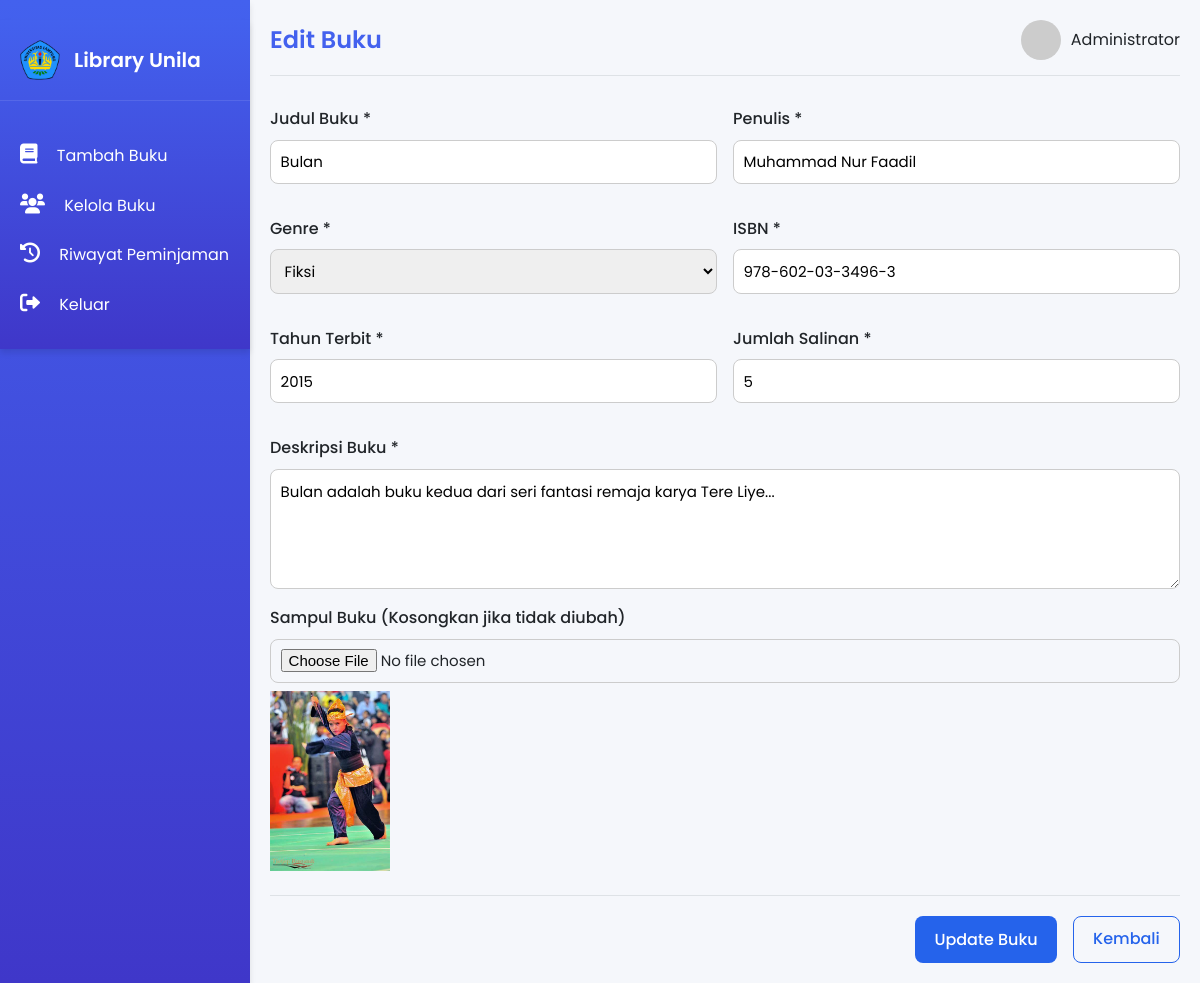
The page /admin/editbuku.php?id=1 (signed in) on the database its author committed.
### tables this page shows
CREATE TABLE `books` (
  `id` int(11) NOT NULL,
  `title` varchar(255) NOT NULL,
  `author` varchar(100) NOT NULL,
  `genre` varchar(50) NOT NULL,
  `isbn` varchar(20) NOT NULL,
  `published_year` year(4) NOT NULL,
  `description` text NOT NULL,
  `cover_image` varchar(255) DEFAULT 'default.jpg',
  `total_copies` int(11) NOT NULL DEFAULT 1,
  `available_copies` int(11) NOT NULL DEFAULT 1
);

### admin/editbuku.php (the view, shortened to what this page needs)
<?php
include '../db.php';
$id = $_GET['id'];
$query = "SELECT * FROM books WHERE id = $id";
$result = mysqli_query($conn, $query);
$book = mysqli_fetch_assoc($result);
?>
<!DOCTYPE html>
<html lang="id">
<head>
    <link rel="stylesheet" href="css/main.css">
    <link rel="stylesheet" href="css/editbuku.css">
    <link rel="stylesheet" href="https://cdnjs.cloudflare.com/ajax/libs/font-awesome/6.0.0-beta3/css/all.min.css">
</head>
<body>
    <div class="container">
        <div class="sidebar" id="sidebar-placeholder"></div>
        <div class="main-content">
            <div class="header">
                <h2>Edit Buku</h2>
                <div class="user-info">
                    <img src="https://randomuser.me/api/portraits/men/41.jpg" alt="Admin">
                    <div>
                        <p>Administrator</p>
                    </div>
                </div>
            </div>
            <div class="content">
                <form action="proses_editbuku.php" method="POST" enctype="multipart/form-data">
                    <div class="form-grid">
                        <div class="form-group">
                            <label for="title">Judul Buku *</label>
                            <input type="text" id="title" name="title" value="<?php echo htmlspecialchars($book['title']); ?>" required>
                        </div>
                        <div class="form-group">
                            <label for="author">Penulis *</label>
                            <input type="text" id="author" name="author" value="<?php echo htmlspecialchars($book['author']); ?>" required>
                        </div>
                    </div>
                    <div class="form-grid">
                        <div class="form-group">
                            <label for="genre">Genre *</label>
                            <select id="genre" name="genre" required>
                                <?php
                                $genres = ["Fiksi", "Non-Fiksi", "Sains", "Sejarah", "Teknologi", "Sastra", "Pendidikan", "Anak-anak", "Romansa", "Fantasi", "Lainnya"];
                                foreach ($genres as $g) {
                                    $selected = ($book['genre'] === $g) ? "selected" : "";
                                    echo "<option value=\"$g\" $selected>$g</option>";
                                }
                                ?>
                            </select>
                        </div>
                        <div class="form-group">
                            <label for="isbn">ISBN *</label>
                            <input type="text" id="isbn" name="isbn" value="<?php echo htmlspecialchars($book['isbn']); ?>" required>
                        </div>
                    </div>
                    <div class="form-grid">
                        <div class="form-group">
                            <label for="published_year">Tahun Terbit *</label>
                            <input type="number" id="published_year" name="published_year" value="<?php echo $book['published_year']; ?>" min="1900" max="<?php echo date('Y'); ?>" required>
                        </div>
                        <div class="form-group">
                            <label for="total_copies">Jumlah Salinan *</label>
                            <input type="number" id="total_copies" name="total_copies" value="<?php echo $book['total_copies']; ?>" min="1" required>
                        </div>
                    </div>
                    <div class="form-group">
                        <label for="description">Deskripsi Buku *</label>
                        <textarea id="description" name="description" rows="4" required><?php echo htmlspecialchars($book['description']); ?></textarea>
                    </div>
                    <div class="form-group">
                        <label for="cover_image">Sampul Buku (Kosongkan jika tidak diubah)</label>
                        <input type="file" name="cover_image" accept="image/*">
                        <div class="preview-image">
                            <img src="../images/<?php echo htmlspecialchars($book['cover_image']); ?>" alt="Sampul saat ini" width="120">
                        </div>
                    </div>
                    <div class="btn-container">
                        <button type="submit" class="btn btn-primary">Update Buku</button>
                        <a href="kelolabuku.php" class="btn btn-outline">Kembali</a>
                    </div>
                </form>
            </div>
        </div>
    </div>
</body>
</html>

### admin/css/main.css (style rules this page uses)
* { margin: 0; padding: 0; box-sizing: border-box; font-family: 'Poppins', sans-serif; }
:root { --primary: #4361ee; --secondary: #3f37c9; --success: #4cc9f0; --light: #f8f9fa; --dark: #212529; --gray: #6c757d; --light-gray: #e9ecef; --border: #dee2e6; --shadow: 0 4px 6px rgba(0, 0, 0, 0.1); --radius: 8px; }
body { background-color: #f5f7fb; color: var(--dark); line-height: 1.6; scrollbar-width: none; }
.container { display: flex; min-height: 100vh; }
.sidebar { width: 250px; background: linear-gradient(180deg, var(--primary), var(--secondary)); color: white; padding: 20px 0; box-shadow: var(--shadow); }
.main-content { flex: 1; padding: 20px; overflow-x: hidden; overflow-y: hidden; }
.header { display: flex; justify-content: space-between; align-items: center; margin-bottom: 30px; padding-bottom: 15px; border-bottom: 1px solid var(--border); }
.header h2 { color: var(--primary); font-weight: 600; }
.user-info { display: flex; align-items: center; }
.user-info img { width: 40px; height: 40px; border-radius: 50%; object-fit: cover; margin-right: 10px; }
.form-grid { display: grid; grid-template-columns: repeat(auto-fit, minmax(300px, 1fr)); gap: 20px; margin-bottom: 20px; }
.form-group label { display: block; margin-bottom: 8px; font-weight: 500; color: var(--dark); }
.form-group input, .form-group select, .form-group textarea { width: 100%; padding: 12px 15px; border: 1px solid var(--border); border-radius: var(--radius); font-size: 15px; transition: 0.3s ease; }
.form-group textarea { min-height: 120px; resize: vertical; }
.btn-container { display: flex; justify-content: flex-end; gap: 15px; margin-top: 30px; padding-top: 20px; border-top: 1px solid var(--border); }
.btn { padding: 12px 25px; border-radius: var(--radius); font-weight: 500; cursor: pointer; transition: 0.3s ease; font-size: 16px; border: none; }
.btn-primary { background-color: var(--primary); color: white; }
.btn-outline { background-color: transparent; border: 1px solid var(--border); color: var(--gray); }

### admin/css/editbuku.css (style rules this page uses)
.form-grid { display: grid; grid-template-columns: 1fr 1fr; gap: 1rem; margin-bottom: 1rem; }
.form-group { display: flex; flex-direction: column; margin-bottom: 1rem; }
.form-group label { margin-bottom: 0.5rem; font-weight: 500; }
.form-group input, .form-group select, .form-group textarea { padding: 0.6rem; border: 1px solid #ccc; border-radius: 8px; }
.btn-container { display: flex; gap: 1rem; margin-top: 1rem; }
.btn { padding: 0.6rem 1.2rem; border: none; border-radius: 8px; text-decoration: none; font-weight: 500; }
.btn-primary { background-color: #2563eb; color: white; }
.btn-outline { background-color: transparent; border: 1px solid #2563eb; color: #2563eb; }
.preview-image { margin-top: 0.5rem; }

### rows shown on the page
books: title "Bulan", author "Muhammad Nur Faadil", isbn "978-602-03-3496-3", published_year "2015", total_copies "5", description "Bulan adalah buku kedua dari seri fantasi remaja karya Tere Liye...", cover_image (picture)

### other values the page prints
form field genre "Fiksi"
